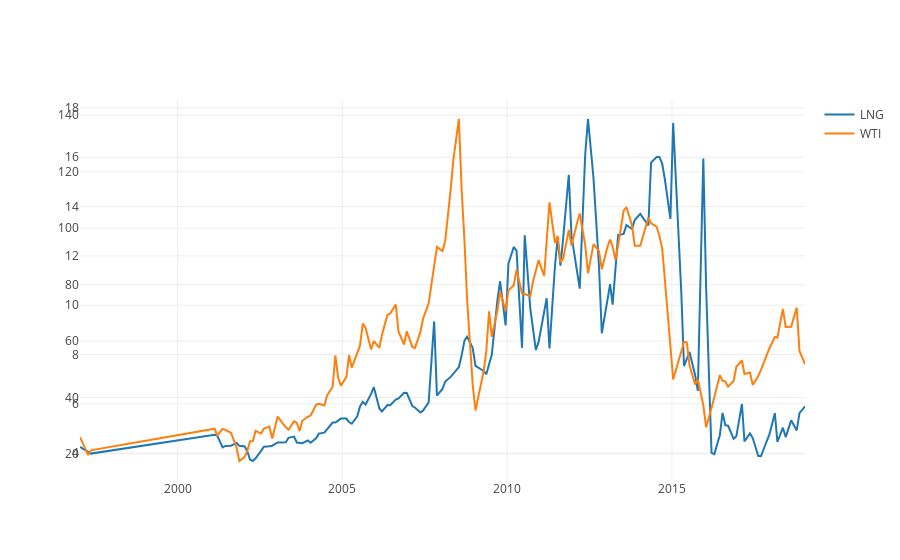

This figure's notebook cell:
### Code cell
data = []
d = {}
for ind, (key, value) in enumerate(features.items()):
    # Create trace to add to data
    trace = go.Scatter(x=value.index, y=value, name=key, yaxis='y{}'.format(ind+1))
    data.append(trace)
    # Create dictionaries for layout
    d['yaxis{}'.format(ind+2)] = {'overlaying': 'y', 'side': 'left'}
fig = go.Figure(data=data, layout=d)
iplot(fig)

### Figure 1 — Plotly figure (JSON) as saved in the notebook; plotly's stock layout.template omitted (floating-point values rounded to 4 significant figures; data arrays with more than 128 entries replaced by an {"elided": "..."} marker saying what was removed)
{"data": [{"name": "LNG", "type": "scatter", "uid": "e480a6ac-328b-4b45-804f-eebe13731a25", "x": {"elided": "152 str values"}, "y": {"elided": "152 float values"}, "yaxis": "y"}, {"name": "WTI", "type": "scatter", "uid": "a3131be6-bebf-4313-9e71-54293efbce93", "x": {"elided": "152 str values"}, "y": {"elided": "152 float values"}, "yaxis": "y2"}], "layout": {"yaxis2": {"overlaying": "y", "side": "left"}, "yaxis3": {"overlaying": "y", "side": "left"}}}
